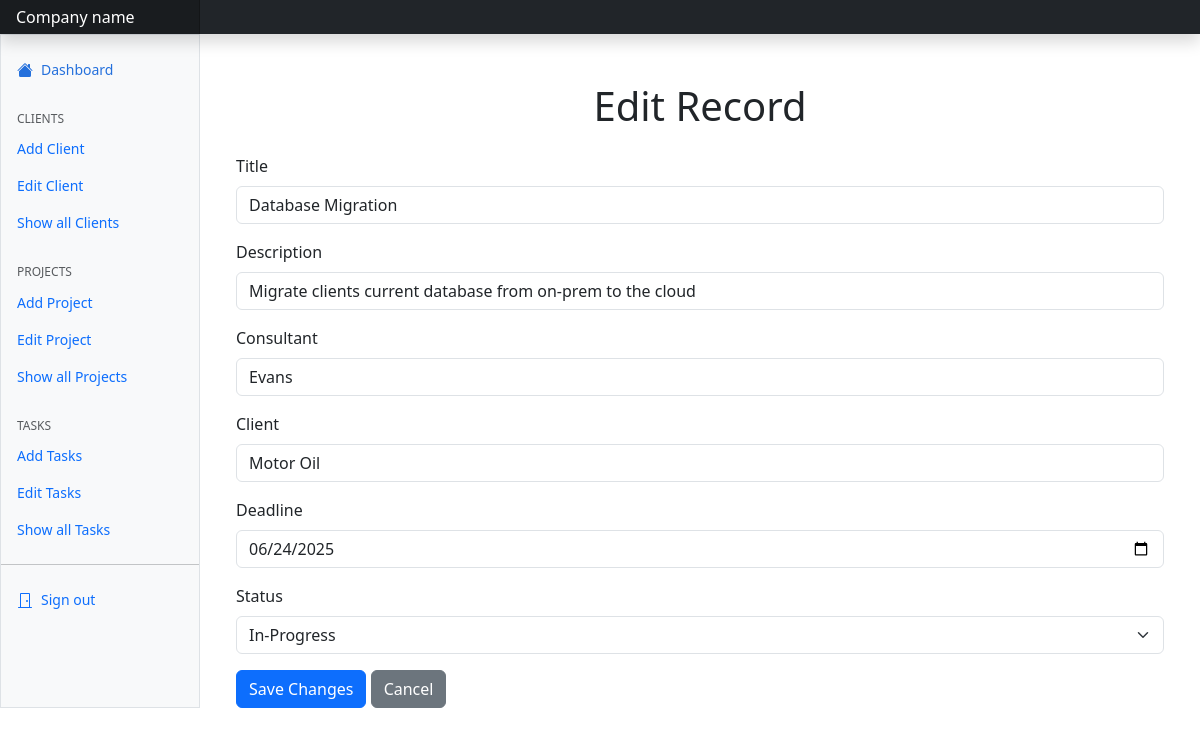
The app's page /editp/1, older data.
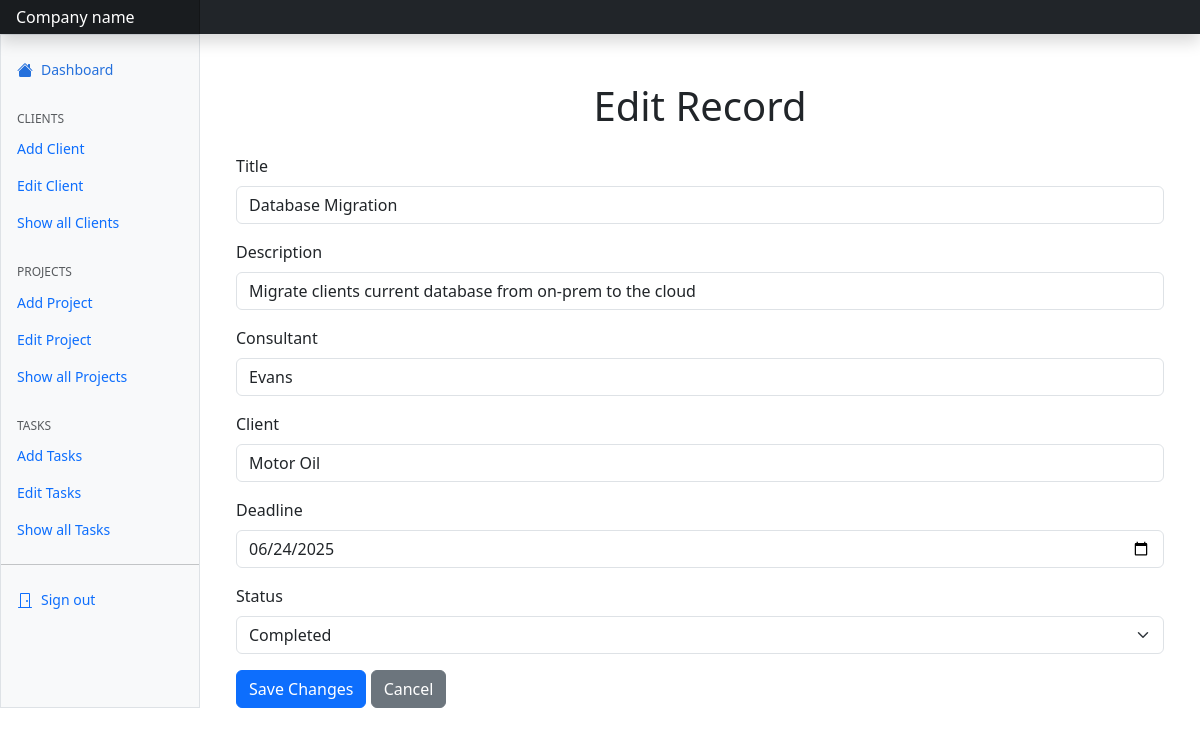
The same page, newer data.
### tables this page shows
CREATE TABLE "projects" (
	"id"	INTEGER,
	"Title"	TEXT,
	"Description"	TEXT,
	"Consultant"	TEXT,
	"Client"	TEXT,
	"Deadline"	TEXT,
	"Status"	TEXT,
	PRIMARY KEY("id" AUTOINCREMENT)
);

### server.py (the view, shortened to what this page needs)
@app.route("/editp/<int:project_id>", methods=["GET", "POST"])
def editp(project_id):
    conn = sqlite3.connect("data.db")
    cursor = conn.cursor()
    if request.method == 'GET':
        project = conn.execute('SELECT * FROM projects WHERE id = ?', (project_id,)).fetchone()
        conn.close()
        if project:
            project_data = {
                'id': project[0],
                'Title': project[1],
                'Description': project[2],
                'Consultant': project[3],
                'Client': project[4],
                'Deadline': project[5],
                'Status': project[6]
            }
            return render_template('editp.html', projects=project_data)
        else:
            return "Project not found", 404

### templates/editp.html (shortened to what this page needs)
{% extends "dashboard.html" %}
{% block content %}
<link href="https://cdn.jsdelivr.net/npm/bootstrap@5.3.0/dist/css/bootstrap.min.css" rel="stylesheet">
<div class="container mt-5">
    <h1 class="text-center mb-4">Edit Record</h1>
    <form method="POST">
        <div class="mb-3">
            <label for="column1" class="form-label">Title</label>
            <input type="text" class="form-control" id="column1" name="column1" value="{{ projects['Title'] }}" required>
        </div>
        <div class="mb-3">
            <label for="column2" class="form-label">Description</label>
            <input type="text" class="form-control" id="column2" name="column2" value="{{ projects['Description'] }}" required>
        </div>
        <div class="mb-3">
            <label for="column3" class="form-label">Consultant</label>
            <input type="text" class="form-control" id="column3" name="column3" value="{{ projects['Consultant'] }}" required>
        </div>
        <div class="mb-3">
            <label for="column4" class="form-label">Client</label>
            <input type="text" class="form-control" id="column4" name="column4" value="{{ projects['Client'] }}" required>
        </div>
        <div class="mb-3">
            <label for="column5" class="form-label">Deadline</label>
            <input type="date" class="form-control" id="column5" name="column5" value="{{ projects['Deadline'] }}" required>
        </div>
        <div class="mb-3">
            <label for="inputState" class="form-label">Status</label>
            <select name="column6" id="inputState" class="form-select">
                <option value="In-Progress" {% if projects['Status'] == 'In-Progress' %}selected{% endif %}>In-Progress</option>
                <option value="Completed" {% if projects['Status'] == 'Completed' %}selected{% endif %}>Completed</option>
            </select>
        </div>
        <button type="submit" class="btn btn-primary">Save Changes</button>
        <a href="/projects" class="btn btn-secondary">Cancel</a>
    </form>
</div>
{% endblock %}

Row changes from the older to the newer data that the page shows:
changed projects "Database Migration": column6 "In-Progress" → "Completed"
